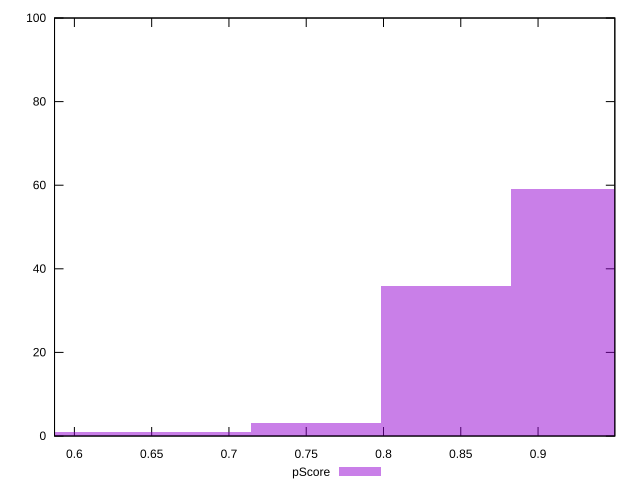

This chart was generated by the following gnuplot code:
reset

$pScore <<EOF
0.7565364367668914 3
0.9246556449373117 59
0.8405960408521016 36
0.6724768326816812 1
0.588417228596471 1
EOF

set key outside below
set boxwidth 0.08405960408521015
set xrange [0.5871509575868002:0.9496716542379593]
set yrange [0:100]
set trange [0:100]
set style fill transparent solid 0.5 noborder
set terminal svg size 640, 490 enhanced background rgb 'white'
set output "report_00015_2021-02-09T16-11-33.973Z/first-contentful-paint/samples/pages+cached+noadtech+nomedia/pScore/histogram.svg"

plot $pScore title "pScore" with boxes

reset
